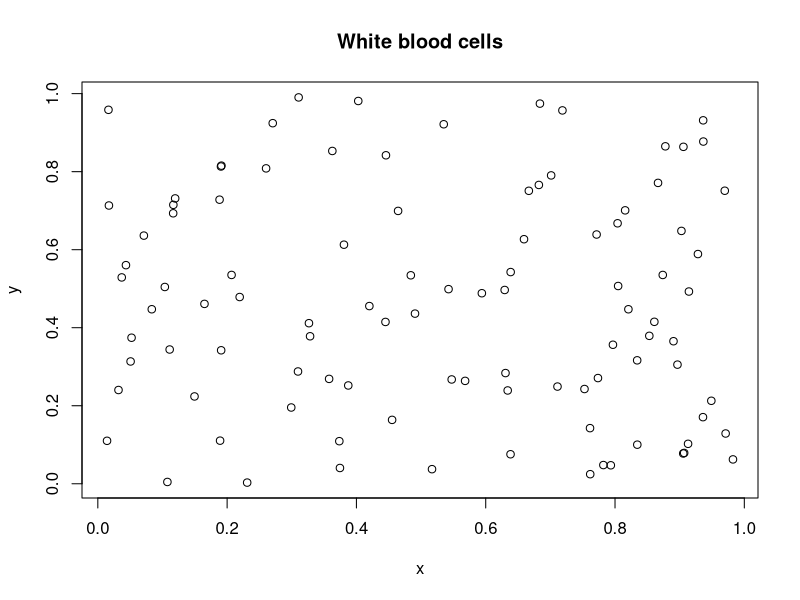

Recreate this plot in R.
# page number: 191

x<-runif(100)
y<-runif(100)
plot(x,y,main="White blood cells")

cat("With parameter λ = 40, it is easier to model the situation using the Poisson distribution than the binomial distribution")
